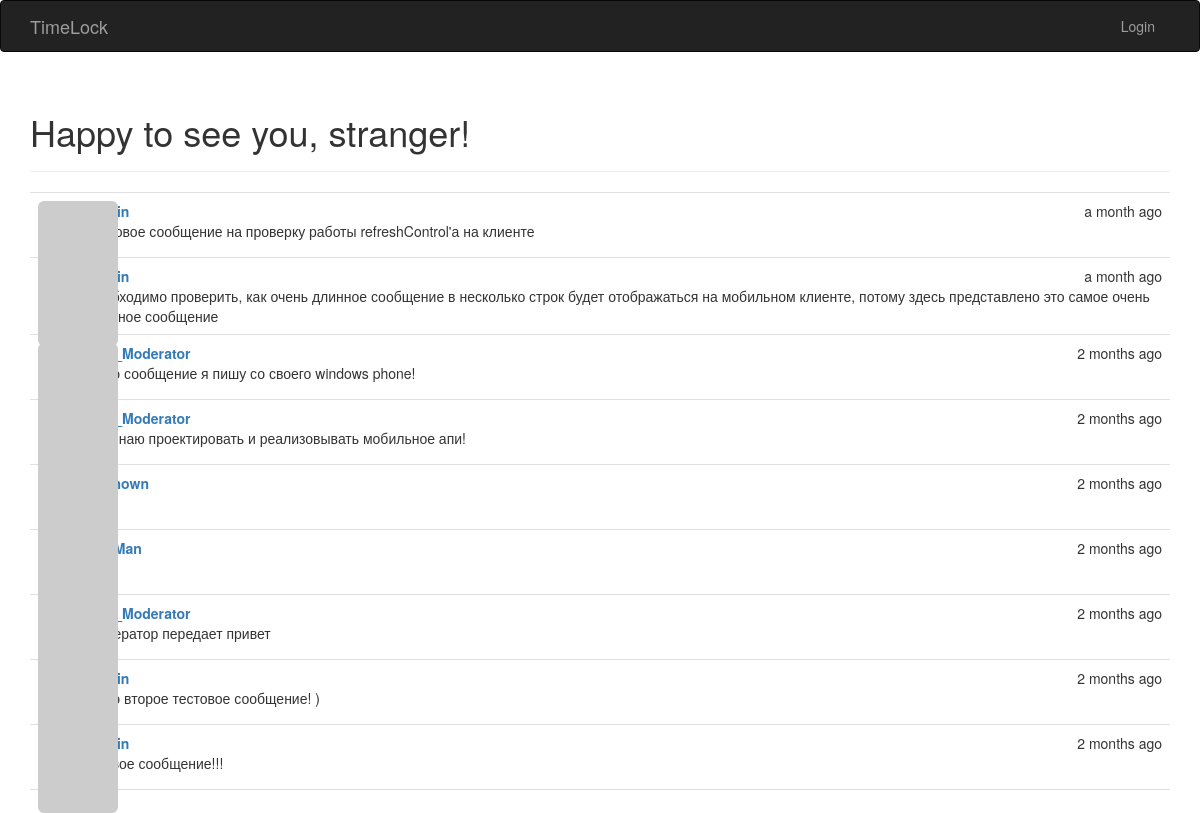
The page / on the database its author committed.
### app/model.py (models this page shows, shortened)
class Post(db.Model):
    __tablename__ = 'posts'
    id = db.Column(db.Integer, primary_key = True)
    body = db.Column(db.Text)
    timestamp = db.Column(db.DateTime, index = True, default = datetime.now)
    author_id = db.Column(db.Integer, db.ForeignKey('users.id'))

class User(UserMixin, db.Model):
    __tablename__ = 'users'
    id = db.Column(db.Integer, primary_key = True)
    email = db.Column(db.String(64), unique = True, index = True)
    username = db.Column(db.String(64), unique = True, index = True)
    password_hash = db.Column(db.String(128))
    confirmed = db.Column(db.Boolean, default = False)
    nfc_label = db.Column(db.String(64), unique = True, index = True)
    first_name = db.Column(db.String(64))
    middle_name = db.Column(db.String(64))
    last_name = db.Column(db.String(64))
    member_since = db.Column(db.DateTime(), default = datetime.utcnow)
    last_seen = db.Column(db.DateTime(), default = datetime.utcnow)
    avatar_hash = db.Column(db.String(32))
    rate = db.Column(db.Integer, default = 40)
    role_id = db.Column(db.Integer, db.ForeignKey('roles.id'))
    company_id = db.Column(db.Integer, db.ForeignKey('companies.id'))
    checkins = db.relationship('Checkin', backref = 'user', lazy = 'dynamic')
    timeCaches = db.relationship('TimeCache', backref = 'user', lazy = 'dynamic')
    posts = db.relationship('Post', backref = 'author', lazy = 'dynamic')
    notes = db.relationship('Note', backref = 'author', lazy = 'dynamic')
    @property
    def password(self):
        raise AttributeError('password is not a readable attribute')
    def gravatar(self, size = 100, default = 'retro', rating ='g'):
        if request.is_secure:
            url = 'https://secure.gravatar.com/avatar'
        else:
            url = 'http://www.gravatar.com/avatar'
        hash = self.avatar_hash or hashlib.md5(self.email.encode('utf-8')).hexdigest()
        return '{url}/{hash}?s={size}&d={default}&r={rating}'.format(url = url, hash = hash, size = size, default = default, rating = rating)

### app/main/views.py (the view)
@main.route('/', methods = ['GET', 'POST'])
def index():
	form = PostForm()
	if current_user.can(Permission.WRITE_ARTICLES) and form.validate_on_submit():
		post = Post(body = form.body.data, author = current_user._get_current_object())
		db.session.add(post)
		return redirect(url_for('main.index'))
	posts = Post.query.order_by(Post.timestamp.desc()).all()
	return render_template('index.html', form = form, posts = posts)

### app/auth/views.py (called while the page is built)
@auth.before_app_request
def before_request():
    if current_user.is_authenticated:
        current_user.ping()

### app/checkin/__init__.py (called while the page is built)
@checkin.app_context_processor
def inject_permissions():
    return dict(Permission = Permission)

### app/main/__init__.py (called while the page is built)
@main.app_context_processor
def inject_permissions():
    return dict(Permission = Permission)

### app/model.py (called while the page is built)
    def can(self, permissions):
        return False

### app/nfc/__init__.py (called while the page is built)
@nfc.app_context_processor
def inject_permissions():
    return dict(Permission = Permission)

### app/timelock_utils.py (called while the page is built, shortened)
def render_template(tmpl_name, **kwargs):
	checkin = get_last_checkin_in_current_day()
	current_work_time = None
	if checkin is not None:
		hours = checkin.time.hour
		minutes = checkin.time.minute
		current_work_time = hours * 60 + minutes
	return flask.render_template(tmpl_name, current_work_time = current_work_time, **kwargs)

def get_last_checkin_in_current_day():
	today = datetime.now().date()
	tomorrow = today + timedelta(days = 1)
	if not current_user.is_authenticated:
		return None

### app/templates/index.html (shortened to what this page needs)
{% extends "base.html" %}
{% import "bootstrap/wtf.html" as wtf %}
{% block page_content %}
	<div class="page-header">
	    {% if current_user.is_authenticated %}
	    <h1>Hello, {{ current_user.username }}, role = {{ current_user.role.name }}, company = {{ current_user.company.company_name }}!</h1>
	    {% else %}
	    <h1>Happy to see you, stranger!</h1>
	    {% endif %}
	</div>
	<ul class="posts">
		{% for post in posts %}
		<li class="post">
			<div class="profile-thumbnail">
				<a href="{{ url_for('main.user', user_id = post.author.id) }}">
					<img class="img-rounded profile-thumbnail" src="{{ post.author.gravatar(size=40) }}">
				</a>
			</div>
			<div class="post-content">
				<div class="post-date">{{ moment(post.timestamp).fromNow() }}</div>
				<div class="post-author">
					<a href="{{ url_for('main.user', user_id = post.author.id) }}">
						{{ post.author.username }}
					</a>
				</div>
				<div class="post-body">{{ post.body }}</div>
			</div>
		</li>
		{% endfor %}
	</ul>
{% endblock %}

### app/static/styles.css (style rules this page uses)
.profile-thumbnail { position: absolute; }
ul.posts { list-style-type: none; padding: 0px; margin: 16px 0px 0px 0px; border-top: 1px solid #e0e0e0; }
ul.posts li.post { padding: 8px; border-bottom: 1px solid #e0e0e0; }
div.post-date { float: right; }
div.post-author { font-weight: bold; }
div.post-content { margin-left: 48px; min-height: 48px; }

### rows shown on the page
Post: timestamp "a month ago", body "Тестовое сообщение на проверку работы refreshControl'а на клиенте"
Post: timestamp "a month ago", body "Необходимо проверить, как очень длинное сообщение в несколько строк будет отображаться на мобильном клиенте, потому здесь представлено это самое очень длинное сообщение"
Post: timestamp "2 months ago", author.username "Surf_Moderator", body "А это сообщение я пишу со своего windows phone!"
Post: timestamp "2 months ago", author.username "Surf_Moderator", body "Начинаю проектировать и реализовывать мобильное апи!"
Post: timestamp "2 months ago"
Post: timestamp "2 months ago"
Post: timestamp "2 months ago", author.username "Surf_Moderator", body "Модератор передает привет"
Post: timestamp "2 months ago", body "А это второе тестовое сообщение! )"
Post: timestamp "2 months ago", body "Первое сообщение!!!"
